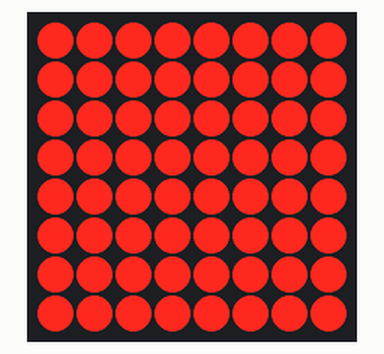
A sketch run on a simulated Arduino Uno, built with avr-gcc and run on an emulated ATmega328P. On the bench: 8×8 LED matrix. Wiring (inferred from the names in the program): MAX7219 LED driver (orientation assumed): CS pin 10.

Above: at 0.1 s.
At 4.2 s:
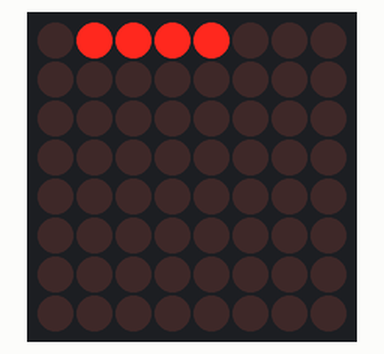
At 4.64 s:
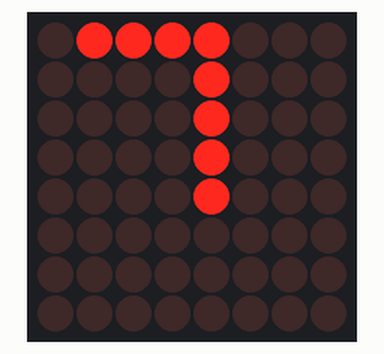
At 5.08 s:
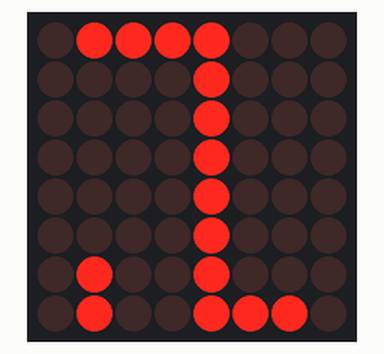
At 5.9 s:
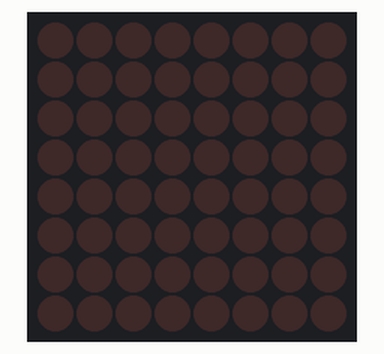
At 7.27 s:
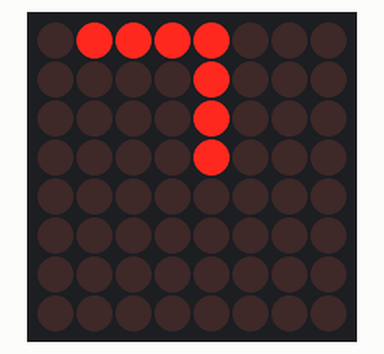

The sketch:

MAX7219_SPI_SeptSegment_model2.ino
```cpp
/*************************** PLAISIR ARDUINO ***************************
 *********************** AFFICHEURS SEPT SEGMENTS et MAX7219 ***********************
    Le 18/10/2016. http://plaisirarduino.fr/

  Bute du programme:
  Réaliser un afficheur digit par digit sur un afficheur sept segments


   Materiels:
   Puce MAX7219
   Afficheurdigits KYX5461AS x2.
   Carte arduino UNO.

  Note utiles: Câblages des broches.
  | Arduino    | MAX7219 |
  | ---------  | -----------
  | MOSI (11)  => DIN (1)        Data.(données)
  | SCK  (13)  => CLK (13)       Horloge.(cadence des Bits. Broche de sortie arduino configuré pour ce travail en intern)
  | CS   (10)  => LOAD/CS (12)   Chargement.(Activation du chargement des données dans la puce).
   Pour les broches "ICSP" Du mode "SPI voir doc Carte Arduino.

  Vous avez la possibilité d'utilisé une calculatrice en mode dévellopeur pour faire la correpondance binnaire, hexadecimal et décimal


  Mettre en place 10K (100Kohms recommandés) au minimum pour une resistance cablées en "Iset" (18-MAX729). (limitation de courants dans les LEDs).
  Transfert de donées sur 2 octets.
*/

//---------------Base programme---------------.
#include <SPI.h> //Bibliotheque SPI Communication Maitre-esclave.
#define DATA_IN 10 // Definition de la broche de chargement etant 10.

SPISettings TransferMAX7219(20000000, MSBFIRST, SPI_MODE2); // Le premier paramettre de SPISetting est la vitesse maximale de transmission, le second paramettre est l'envoie du bit de poid fort en premier, le troisiéme parammettre est le mode transfert qui syncronise l'horloge et les données.

//----------Fonction de transfert de données--------------//
void Trsf7219(uint8_t Registre, uint8_t Data) { //Construction de la fonction => Données de registres et donées utiles formées sur 8bits.
  SPI.beginTransaction(TransferMAX7219); // Debut de transmission SPI
  digitalWrite(DATA_IN, LOW);//Debut de la transmision de donées.Etat bas pour activé la com.
  delay(10);// Laisse le temps d'activation.

  SPI.transfer(Registre);// Données d'adresse Registre.Emplacements des données actives.
  SPI.transfer(Data);// Données d'affichages ou configurations (setup).

  digitalWrite(DATA_IN, HIGH); //Etat haut pour désactivé la communication.

  SPI.endTransaction(); // Fin de la transmission SPI

}//fin de la fonction TRSF.


//---------------initialisation---------------.
void setup() {

  pinMode(DATA_IN, OUTPUT); //Configuration de la sortie 10.
  SPI.begin(); //Ouverture d'une liaison SPI.

  /*********************** Premier paramètrage des registres de bases ***************************/

  Trsf7219(0x0A, 0x08);//0x0A Registre du mode de luminosité paramettre 13/32 soit 0x06.

  Trsf7219(0x0F, 0x01);//0x0f Registre du mode TEST toute les  LEDs s'allumeent paramettre 0x01.
  delay(3000);
  Trsf7219(0x0F, 0x00);//Désactivation du mode TEST paramettre 0x00.

  Trsf7219(0x09, 0x00);//0x09 Registre du mode "B" de décodage  est désactivé car paramèttré à 0x00.
  Trsf7219(0x0B, 0x07);//0x0B Registre du mode de Scan-limite ( Nombres de digite affichées) parmettre 8 digit soit 0x07

  Trsf7219(0x0C, 0x01);//0x0C Registre du mode ShuteDown (Demande une extinction de la puce 0x01).


  /**************************Mise à l'extinction de tout les segments sur tout les digits *****************************/
  Trsf7219(0x01, 0x00); // 0x01 Registre du digit 1 paramettre Blank soit 0x00
  Trsf7219(0x02, 0x00); // 0x02 Registre du digit 2 paramettre Blank soit 0x0O
  Trsf7219(0x03, 0x00); // 0x03 Registre du digit 3 paramettre Blank soit 0x00
  Trsf7219(0x04, 0x00); // 0x04 Registre du digit 4 paramettre Blank soit 0x00
  Trsf7219(0x05, 0x00); // 0x05 Registre du digit 5 paramettre Blank soit 0x00
  Trsf7219(0x06, 0x00); // 0x06 Registre du digit 6 paramettre Blank soit 0x00
  Trsf7219(0x07, 0x00); // 0x07 Registre du digit 7 paramettre Blank soit 0x00
  Trsf7219(0x08, 0x00); // 0x08 Registre du digit 8 paramettre Blank soit 0x00
  delay(1000);


}//-----------------Fin de setup---------------------.

//-------------Programme---------------.
void loop() {
Trsf7219(0x01, 0x78);
delay (100);
Trsf7219(0x02, 0x08);
delay (100);
Trsf7219(0x03, 0x08);
delay (100);
Trsf7219(0x04, 0x08);
delay (100);
Trsf7219(0x05, 0x08);
delay (100);
Trsf7219(0x06, 0x08);
delay (100);
Trsf7219(0x07, 0x08);
delay (100);
Trsf7219(0x08, 0x4E);
delay(100);
Trsf7219(0x07, 0x48);
delay (100);
Trsf7219(0x06, 0x48);
delay (100);

Trsf7219(0x05, 0x48);
delay (100);

Trsf7219(0x04, 0x48);
delay (100);

Trsf7219(0x03, 0x48);
delay (100);

Trsf7219(0x02, 0x48);
delay (100);

Trsf7219(0x01, 0x48);
delay (100);

for ( int i = 0 ; i<9; i++)
{
Trsf7219(0x00+i, 0x00);
}
delay(1000);

}//----------------Fin de loop---------------------.
```

Measured:
- by itself, everything shown: repeats every 2.7 s, in 16 steps
- what the display in image 0 shows lasts 3.0 s, from 0.0 s to 3.0 s
- what the display in image 4 shows lasts 1.0 s, from 5.9 s to 6.9 s
